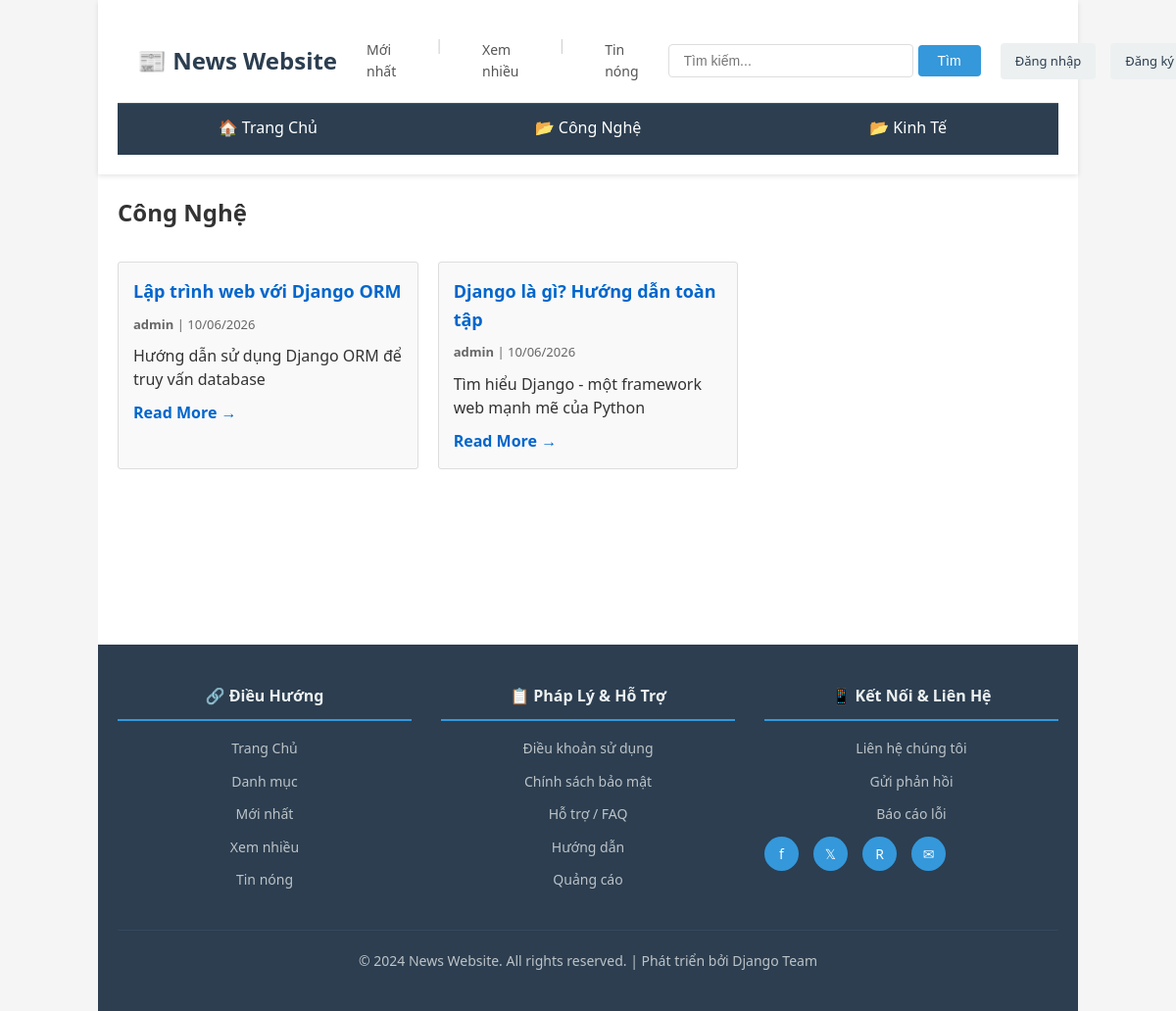
The app's page /danh-muc/cong-nghe/ with its own data.
### Webtintuc/models.py (models this page shows, shortened)
class Category(models.Model):
    CATEGORY_TYPES = (
        ('news', 'Tin Tức'),
        ('blog', 'Blog'),
    )
    name = models.CharField(max_length=100, unique=True)
    slug = models.SlugField(unique=True)
    description = models.TextField(blank=True, null=True)
    category_type = models.CharField(
        max_length=20,
        choices=CATEGORY_TYPES,
        default='news'
    )
    created_at = models.DateTimeField(auto_now_add=True, null=True, blank=True)
    class Meta:
        verbose_name_plural = "Categories"
        ordering = ['name']

class Post(models.Model):
    STATUS_CHOICES = (
        ('draft', 'Nháp'),
        ('published', 'Đã đăng'),
    )
    POST_TYPES = (
        ('news', 'Tin Tức'),
        ('blog', 'Blog'),
    )
    title = models.CharField(max_length=255)
    slug = models.SlugField(unique=True)
    content = models.TextField()
    summary = models.TextField(help_text="Tóm tắt ngắn gọn bài viết")
    category = models.ForeignKey(Category, on_delete=models.CASCADE)
    author = models.ForeignKey(User, on_delete=models.SET_NULL, null=True)
    tags = models.ManyToManyField(Tag, blank=True)
    views_count = models.IntegerField(default=0)
    status = models.CharField(
        max_length=20,
        choices=STATUS_CHOICES,
        default='draft'
    )
    post_type = models.CharField(
        max_length=20,
        choices=POST_TYPES,
        default='news'
    )
    created_at = models.DateTimeField(auto_now_add=True)
    updated_at = models.DateTimeField(auto_now=True)
    published_at = models.DateTimeField(null=True, blank=True)
    class Meta:
        ordering = ['-published_at', '-created_at']
        verbose_name = "Bài Viết"
        verbose_name_plural = "Bài Viết"

### Webtintuc/views.py (the view)
# urls.py: path('danh-muc/<slug:slug>/', views.category_posts, name='category'),
def category_posts(request, slug):
    category = get_object_or_404(Category, slug=slug, category_type='news')
    posts = Post.objects.filter(
        category=category,
        status='published'
    ).order_by('-published_at')
    context = {
        **get_base_context(),
        'category': category,
        'posts': posts,
    }
    return render(request, 'category_news.html', context)

### Webtintuc/views.py (called while the page is built)
def get_base_context():
    return {
        'categories': Category.objects.filter(category_type='news'),
    }

### Webtintuc/templates/category_news.html (shortened to what this page needs)
{% extends "base.html" %}
{% block content %}
<div class="container">
    <h2>{{ category.name }}</h2>
    {% if posts %}
    <div class="news-grid">
        {% for post in posts %}
        <div class="news-card">
            <h3><a href="{% url 'webtintuc:post_detail' post.slug %}">{{ post.title }}</a></h3>
            <p class="news-meta">
                <strong>{{ post.author.get_full_name|default:post.author.username }}</strong> | {{ post.published_at|date:"d/m/Y" }}
            </p>
            <p>{{ post.summary|truncatewords:20 }}</p>
            <a href="{% url 'webtintuc:post_detail' post.slug %}" class="link">Read More →</a>
        </div>
        {% endfor %}
    </div>
    {% else %}
    <div class="no-results">
        <p>No posts in this category yet</p>
    </div>
    {% endif %}
</div>
{% endblock %}

### Webtintuc/templates/base.html (shortened to what this page needs)
{% load static %}
<!DOCTYPE html>
<html lang="vi">
<head>
    <link rel="stylesheet" href="{% static 'css/style.css' %}">
</head>
<body>
    <div class="wrapper">
        <header>
            <div class="header-top">
                <a href="{% url 'webtintuc:index' %}" class="logo">📰 News Website</a>
                <div class="header-info">
                    <a href="{% url 'webtintuc:index' %}">Mới nhất</a>
                    <span class="separator">|</span>
                    <a href="{% url 'webtintuc:index' %}">Xem nhiều</a>
                    <span class="separator">|</span>
                    <a href="{% url 'webtintuc:index' %}">Tin nóng</a>
                </div>
                <form class="search-box" action="{% url 'webtintuc:search' %}" method="GET">
                    <input type="text" name="q" placeholder="Tìm kiếm..." value="{{ query }}">
                    <button type="submit">Tìm</button>
                </form>
                <div class="user-menu">
                    {% if user.is_authenticated %}
                        <span class="user-greeting">👤 {{ user.username }}</span>
                        <a href="{% url 'webtintuc:my_posts' %}">Bài viết của tôi</a>
                        <a href="{% url 'webtintuc:logout' %}">Đăng xuất</a>
                    {% else %}
                        <a href="{% url 'webtintuc:login' %}">Đăng nhập</a>
                        <a href="{% url 'webtintuc:register' %}">Đăng ký</a>
                    {% endif %}
                </div>
            </div>
            <nav class="navbar">
                <a href="{% url 'webtintuc:index' %}" class="nav-item">🏠 Trang Chủ</a>
                {% for category in categories %}
                    <a href="{% url 'webtintuc:category' category.slug %}" class="nav-item">
                        📂 {{ category.name }}
                    </a>
                {% endfor %}
            </nav>
        </header>
        <main>
            {% block content %}{% endblock %}
        </main>
        <footer>
            <div class="footer-content">
                <div class="footer-section">
                    <h4>🔗 Điều Hướng</h4>
                    <ul>
                        <li><a href="{% url 'webtintuc:index' %}">Trang Chủ</a></li>
                        <li><a href="#">Danh mục</a></li>
                        <li><a href="#">Mới nhất</a></li>
                        <li><a href="#">Xem nhiều</a></li>
                        <li><a href="#">Tin nóng</a></li>
                    </ul>
                </div>
                <div class="footer-section">
                    <h4>📋 Pháp Lý & Hỗ Trợ</h4>
                    <ul>
                        <li><a href="#">Điều khoản sử dụng</a></li>
                        <li><a href="#">Chính sách bảo mật</a></li>
                        <li><a href="#">Hỗ trợ / FAQ</a></li>
                        <li><a href="#">Hướng dẫn</a></li>
                        <li><a href="#">Quảng cáo</a></li>
                    </ul>
                </div>
                <div class="footer-section">
                    <h4>📱 Kết Nối & Liên Hệ</h4>
                    <ul>
                        <li><a href="#">Liên hệ chúng tôi</a></li>
                        <li><a href="#">Gửi phản hồi</a></li>
                        <li><a href="#">Báo cáo lỗi</a></li>
                    </ul>
                    <div class="social-links">
                        <a href="#" title="Facebook">f</a>
                        <a href="#" title="Twitter">𝕏</a>
                        <a href="#" title="Reddit">R</a>
                        <a href="#" title="Email">✉</a>
                    </div>
                </div>
            </div>
            <div class="footer-bottom">
                <p>&copy; 2024 News Website. All rights reserved. | Phát triển bởi Django Team</p>
            </div>
        </footer>
    </div>
</body>
</html>

### Webtintuc/static/css/style.css (style rules this page uses)
* { margin: 0; padding: 0; box-sizing: border-box; }
body { font-family: Arial, sans-serif; line-height: 1.6; color: #333; background-color: #f5f5f5; }
.wrapper { max-width: 1000px; margin: 0 auto; background: white; }
header { background: #333; color: white; padding: 20px; box-shadow: 0 2px 5px rgba(0,0,0,0.1); }
.header-top { display: flex; justify-content: space-between; align-items: center; margin-bottom: 15px; }
.logo { font-size: 24px; font-weight: bold; color: white; text-decoration: none; }
.search-box { display: flex; gap: 5px; }
.search-box input { padding: 8px 12px; border: none; border-radius: 3px; width: 250px; }
.search-box button { padding: 8px 15px; background: #555; color: white; border: none; border-radius: 3px; cursor: pointer; }
.navbar { display: flex; gap: 20px; border-top: 1px solid #555; padding-top: 15px; }
.nav-item { color: white; text-decoration: none; padding: 5px 10px; transition: background 0.3s; }
main { padding: 30px 20px; min-height: 400px; }
.container { display: flex; flex-direction: column; gap: 30px; }
.news-grid { display: grid; grid-template-columns: repeat(auto-fill, minmax(280px, 1fr)); gap: 20px; }
.news-card { background: #f9f9f9; padding: 15px; border: 1px solid #ddd; border-radius: 3px; transition: box-shadow 0.3s; }
.news-card h3 { margin-bottom: 10px; font-size: 18px; }
.news-card h3 a { color: #0066cc; text-decoration: none; }
.news-meta { color: #666; font-size: 13px; margin-bottom: 10px; }
.news-card p { margin-bottom: 10px; line-height: 1.5; }
.link { color: #0066cc; text-decoration: none; font-weight: bold; }
footer { background: #333; color: white; text-align: center; padding: 20px; margin-top: 30px; }
footer p { margin: 0; }
footer a { color: #aaa; text-decoration: none; }

### records on screen
Category: name "Công Nghệ"
Category: name "Kinh Tế"
Post: title "Lập trình web với Django ORM", author.get_full_name "admin", published_at "10/06/2026", summary "Hướng dẫn sử dụng Django ORM để truy vấn database"
Post: title "Django là gì? Hướng dẫn toàn tập", author.get_full_name "admin", published_at "10/06/2026", summary "Tìm hiểu Django - một framework web mạnh mẽ của Python"
